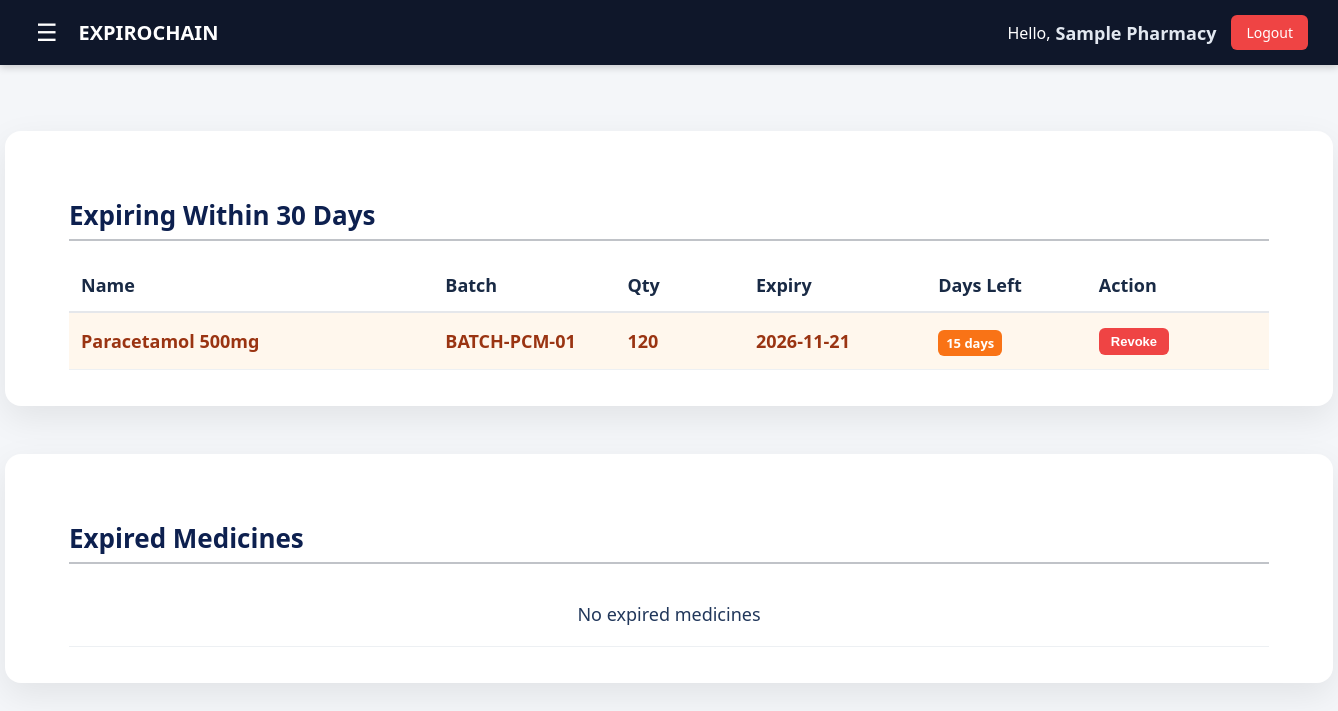
Page /user/expiry_tracker.php (signed in) on the committed database.
### tables this page shows
CREATE TABLE `stock_table` (
  `stock_id` INT(11) NOT NULL AUTO_INCREMENT,
  `prod_id` INT(11) NOT NULL,
  `prod_name` VARCHAR(100) NOT NULL,
  `batch_no` VARCHAR(50) NOT NULL,
  `exp_date` DATE DEFAULT NULL,
  `qty` INT(11) NOT NULL,
  `added_at` DATETIME DEFAULT CURRENT_TIMESTAMP,
  PRIMARY KEY (`stock_id`),
  INDEX `idx_prod_id` (`prod_id`),
  INDEX `idx_batch` (`batch_no`),
  INDEX `idx_exp_date` (`exp_date`),
  CONSTRAINT `fk_stock_prod`
    FOREIGN KEY (`prod_id`)
    REFERENCES `prod_table` (`prod_id`)
    ON DELETE CASCADE
    ON UPDATE CASCADE
);

### user/expiry_tracker.php (the view, shortened to what this page needs)
<?php
$user_id = intval($_SESSION['user_id']);
require_once __DIR__ . '/../dbconnect.php';
$main_conn = $conn;
$listed_items = [];
$list_query = "SELECT stock_id FROM marketplace_listings
WHERE firm_id='$user_id' AND status='Active'";
$list_res = mysqli_query($main_conn, $list_query);
while ($l = mysqli_fetch_assoc($list_res)) {
    $listed_items[] = $l['stock_id'];
}
$q = "SELECT dbname FROM user_verification WHERE user_id='$user_id'";
$res = mysqli_query($main_conn, $q);
$row = mysqli_fetch_assoc($res);
$dbname = $row['dbname'];
$conn = mysqli_connect($db_host, $db_user, $db_pass, $dbname);
$soon = [];
$expired = [];
$query = "
SELECT
stock_id,
prod_name,
batch_no,
qty,
exp_date,
TIMESTAMPDIFF(SECOND, NOW(), CONCAT(exp_date,' 23:59:59')) AS seconds_left
FROM stock_table
WHERE exp_date IS NOT NULL
AND exp_date != '0000-00-00'
ORDER BY exp_date ASC
";
$result = mysqli_query($conn, $query);
while ($row = mysqli_fetch_assoc($result)) {
    $seconds_left = intval($row['seconds_left']);
    if ($seconds_left <= 0) {
        $expired[] = $row;
    } else {
        $days_left = floor($seconds_left / 86400);
        $hours = floor(($seconds_left % 86400) / 3600);
        $minutes = floor(($seconds_left % 3600) / 60);
        $seconds = $seconds_left % 60;
        $time_left = sprintf("%02d:%02d:%02d", $hours, $minutes, $seconds);
        if ($days_left <= 30) {
            $row['days_left'] = $days_left;
            $row['time_left'] = $time_left;
            $soon[] = $row;
        }
    }
}
?>
<!DOCTYPE html>
<html lang="en">
<head>
    <link rel="stylesheet" href="../css/home.css" />
    <link rel="stylesheet" href="css/expiry_tracker.css" />
</head>
<body>
    <?php include "layout.php"; ?>
    <br><br><br>
    <div class="register-card">
        <h3 class="section-heading">Expiring Within 30 Days</h3>
        <table class="admin-table">
            <?php if (!empty($soon)) { ?>
                <thead>
                    <tr>
                        <th>Name</th>
                        <th>Batch</th>
                        <th>Qty</th>
                        <th>Expiry</th>
                        <th>Days Left</th>
                        <th>Action</th>
                    </tr>
                </thead>
                <tbody>
                    <?php foreach ($soon as $row) {
                        $days = $row['days_left'];
                        $row_class = ($days <= 7) ? "critical-expiry" : "warning-expiry";
                    ?>
                        <tr class="<?php echo $row_class; ?>">
                            <td><?php echo $row['prod_name']; ?></td>
                            <td><?php echo $row['batch_no']; ?></td>
                            <td><?php echo $row['qty']; ?></td>
                            <td><?php echo $row['exp_date']; ?></td>
                            <td>
                                <?php
                                if ($days <= 1) {
                                    echo "<span class='risk-badge critical countdown' data-seconds='" . $row['seconds_left'] . "'>" . $row['time_left'] . "</span>";
                                } elseif ($days <= 7) {
                                    echo "<span class='risk-badge critical'>" . $days . " days</span>";
                                } else {
                                    echo "<span class='risk-badge warning'>" . $days . " days</span>";
                                }
                                ?>
                            </td>
                            <td>
                                <?php if (in_array($row['stock_id'], $listed_items)) { ?>
                                    <form action="revoke_listing.php" method="POST" onsubmit="return confirm('Revoke this listing?');">
                                        <button class="revoke-btn">
                                            Revoke
                                        </button>
                                    </form>
                                <?php } ?>
                            </td>
                        </tr>
                    <?php } ?>
                </tbody>
            <?php } ?>
        </table>
    </div>
    <div class="register-card">
        <h3 class="section-heading">Expired Medicines</h3>
        <table class="admin-table">
            <?php if (!empty($expired)) { ?>
                <thead>
                    <tr>
                        <th>Name</th>
                        <th>Batch</th>
                        <th>Qty</th>
                        <th>Expired On</th>
                        <th>Action</th>
                    </tr>
                </thead>
                <tbody>
                    <?php foreach ($expired as $row) { ?>
                        <tr>
                            <td><?php echo $row['prod_name']; ?></td>
                            <td><?php echo $row['batch_no']; ?></td>
                            <td><?php echo $row['qty']; ?></td>
                            <td><?php echo $row['exp_date']; ?></td>
                            <td>
                                <button
                                    class="dispose-btn"
                                    data-stock="<?php echo $row['stock_id']; ?>"
                                    data-name="<?php echo htmlspecialchars($row['prod_name']); ?>"
                                    data-qty="<?php echo $row['qty']; ?>">
                                    Dispose
                                </button>
                            </td>
                        </tr>
                    <?php } ?>
                </tbody>
            <?php } else { ?>
                <tbody>
                    <tr>
                        <td colspan="5" style="text-align:center;padding:20px;">
                            No expired medicines
                        </td>
                    </tr>
                </tbody>
            <?php } ?>
        </table>
    </div>
</body>
</html>

### css/home.css (style rules this page uses)
body { margin: 0; font-family: 'Segoe UI', sans-serif; background: #f4f6f9; }

### user/css/expiry_tracker.css (style rules this page uses)
.admin-table { width: 100%; border-collapse: collapse; table-layout: fixed; margin-top: 18px; font-size: 18px; }
.admin-table thead th { text-align: left; padding: 14px 12px; color: #192a45; font-weight: 600; border-bottom: 2px solid #e5e7eb; }
.admin-table tbody tr { transition: all 0.18s ease; }
.admin-table td { padding: 14px 12px; border-bottom: 1px solid #edf0f3; color: #21375b; }
.admin-table button { border: none; padding: 6px 12px; border-radius: 6px; font-size: 13px; font-weight: 600; cursor: pointer; margin-right: 6px; }
.register-card { width: 100%; max-width: 1200px; margin: 0 auto 48px; background: #ffffff; padding: 36px 64px; border-radius: 16px; box-shadow: 0 12px 35px rgba(0, 0, 0, 0.08); }
.warning-expiry { background: #fff7ed; }
.warning-expiry td { color: #9a3412; font-weight: 600; }
.risk-badge { padding: 4px 8px; border-radius: 6px; font-size: 13px; }
.warning { background: #f97316; color: white; }
.admin-table th:nth-child(1), .admin-table td:nth-child(1) { width: 32%; }
.admin-table th:nth-child(2), .admin-table td:nth-child(2) { width: 15%; }
.admin-table th:nth-child(3), .admin-table td:nth-child(3) { width: 10%; }
.admin-table th:nth-child(4), .admin-table td:nth-child(4) { width: 15%; }
.admin-table th:nth-child(5), .admin-table td:nth-child(5) { width: 13%; }
.admin-table th:nth-child(6), .admin-table td:nth-child(6) { width: 15%; }
.section-heading { font-size: 26px; font-weight: 700; color: #0D204F; margin: 30px 0 15px 0; padding-bottom: 6px; border-bottom: 2px solid #c0c3c8; }
.revoke-btn { background: #ef4444; color: white; padding: 6px 12px; border: none; border-radius: 6px; cursor: pointer; font-size: 14px; }

### rows in the picture
stock_table: prod_name "Paracetamol 500mg", batch_no "BATCH-PCM-01", qty "120", exp_date "2026-11-21", days "15"

### other values in the picture
$firm_name "Sample Pharmacy"
